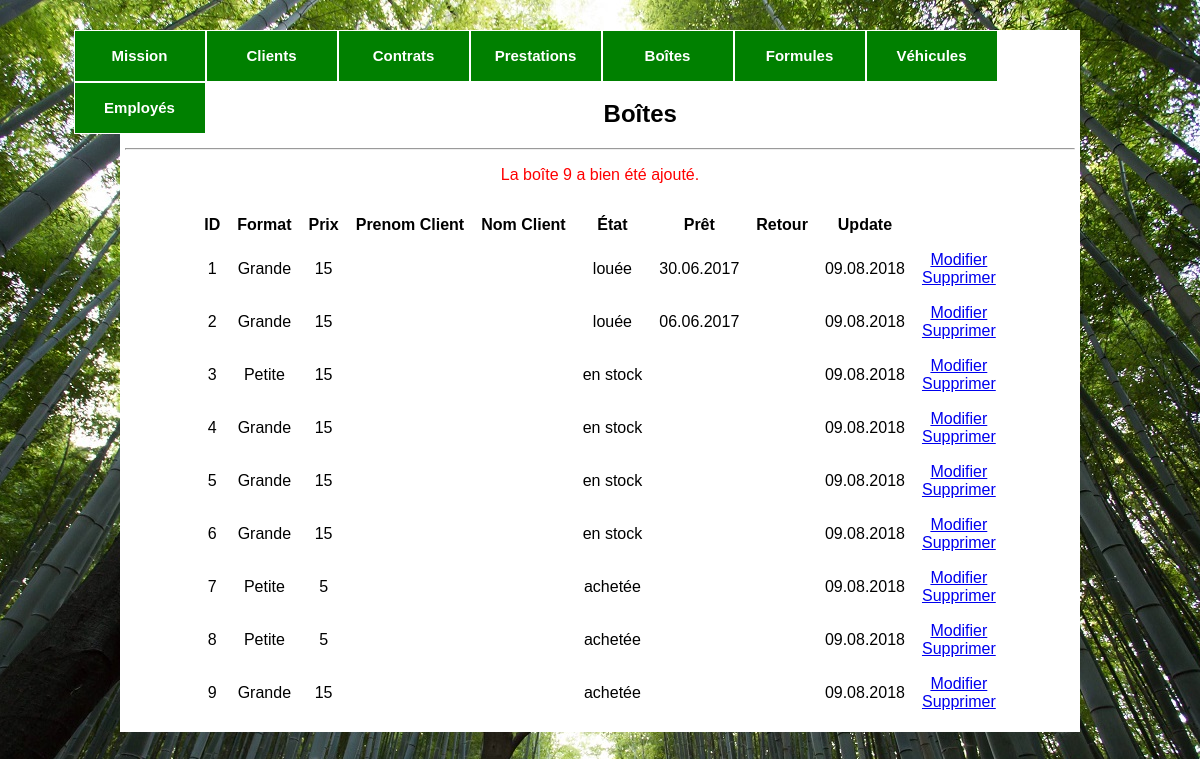
The app's page /boites.php?ajout_boite_id=9 with its own data.
### tables this page shows
CREATE TABLE IF NOT EXISTS `boite` (
  `boite_id` INT UNSIGNED NOT NULL AUTO_INCREMENT,
  `format_boite` VARCHAR(45) NOT NULL,
  `prix` INT(4) UNSIGNED NOT NULL,
  `client_id` INT UNSIGNED NULL,
  `etat` VARCHAR(9) NOT NULL,
  `date_pret` TIMESTAMP NULL,
  `date_retour` TIMESTAMP NULL,
  `last_update` TIMESTAMP NOT NULL DEFAULT CURRENT_TIMESTAMP,
  PRIMARY KEY (`boite_id`),
  UNIQUE INDEX `boite_id_UNIQUE` (`boite_id` ASC),
  INDEX `fk_boite_client1_idx` (`client_id` ASC),
  CONSTRAINT `fk_boite_client1`
    FOREIGN KEY (`client_id`)
    REFERENCES `client` (`client_id`)
    ON DELETE NO ACTION
    ON UPDATE NO ACTION);

### includes/include.php (called while the page is built, shortened)
<?php
    function connexion($requete, $type_req)
    {
        try
        {
            $connexion = new PDO('mysql:host=localhost; dbname=oust','root', 'root');
            $connexion->setAttribute(PDO::ATTR_ERRMODE, PDO::ERRMODE_EXCEPTION);
        }
        catch (Exception $e)
        {
            echo 'Une erreur est survenue lors de la connexion à la base de données.'.$e->getMessage();
            die();
        }
        if ($type_req == 'select')
        {
            $resultats = $connexion->query("$requete");
        }
        else
        {
            $resultats = $connexion->exec("$requete");
        }
        return $resultats;
    }
    function timestampToDate($timestamp)
    {
        $date = date('d.m.Y', strtotime(str_replace('-','/', $timestamp)));
        if ($date == '01.01.1970')
            $date = '';
        return $date;
    }
?>

### boites.php (the view, shortened to what this page needs)
<!DOCTYPE html>
<?php
    include ('includes/include.php');
    extract(@$_GET);
?>
<html lang="fr">
    <head>
        <link href="css/oust.css" rel="stylesheet" type="text/css" media="all">
    </head>
    <body>
	 <?php include 'menu.php'; ?>
        <div id ="wrapper" class="boites">
            <h2>Bo&icirctes</h2>
			<hr>
            <?php
                if (isset($ajout_boite_id))
                {
                    echo '<p id="erreur">
                            La boîte '.$ajout_boite_id.' a bien été ajouté.
                          </p>';
                }
            ?>
            <table align="center">
                <tr>
                    <th>ID</th>
                    <th>Format</th>
                    <th>Prix</th>
					<th>Prenom Client</th>
					<th>Nom Client</th>
                    <th>&Eacutetat</th>
                    <th>Pr&ecirct</th>
                    <th>Retour</th>
					<th>Update</th>
                </tr>
                <?php
                    $reqSQL = 'SELECT *
                               FROM client AS c
							   RIGHT JOIN boite AS b
							   ON b.client_id = c.client_id
							   ORDER BY boite_id';
                    $resSQL = connexion($reqSQL, 'select');
                    while (($ligneSQL = $resSQL->fetch()))
                    {
                        echo '<tr>
                              <td>'.$ligneSQL['boite_id'].'</td>
                              <td>'.$ligneSQL['format_boite'].'</td>
                              <td>'.$ligneSQL['prix'].'</td>
                              <td>'.$ligneSQL['nom'].'</td>
                              <td>'.$ligneSQL['prenom'].'</td>
                              <td>'.$ligneSQL['etat'].'</td>
                              <td>'.timestampToDate($ligneSQL['date_pret']).'</td>
                              <td>'.timestampToDate($ligneSQL['date_retour']).'</td>
                              <td>'.timestampToDate($ligneSQL['last_update']).'</td>
                              <td>
                                    <a href="gestionBoites.php?boite_id='.$ligneSQL['boite_id'].'"">
                                        Modifier
                                    </a>
                                    <br/>
                                    <a href="suppressionBoites.php?boite_id='.$ligneSQL['boite_id'].'">
                                        Supprimer
                                    </a>
                              </td>
                              </tr>';
                    }
                ?>
            </table>
        </div>
    </body>
</html>

### menu.php
<?php
echo'
<div id="menu">
	<ul>
		<li>
			<a href="missions.php">Mission</a>
			<ul>
                <li><a href="gestionMissions.php">Ajouter</a></li>
            </ul>
		</li>
        <li>
            <a href="clients.php">Clients</a>
			<ul>
                <li><a href="gestionClients.php">Ajouter</a></li>
            </ul>
		</li>
        <li>
            <a href="contrats.php">Contrats</a>
			<ul>
                <li><a href="gestionContrats.php">Ajouter</a></li>
            </ul>
		</li>
		  <li>
            <a href="affichePrestations.php">Prestations</a>
		</li>
        <li>
            <a href="boites.php">Boîtes</a>
            <ul>
                <li><a href="gestionBoites.php">Ajouter</a></li>
            </ul>
		</li>
        <li>
        <a href="formules.php">Formules</a>
		<ul>
                <li><a href="gestionFormules.php">Ajouter</a></li>
        </ul>
		</li>
        <li>
            <a href="vehicules.php">Véhicules</a>
            <ul>
                <li><a href="gestionVehicules.php">Ajouter</a></li>
            </ul>
		</li>
		<li>
            <a href="employes.php">Employés</a>
			<ul>
                <li><a href="gestionEmployes.php">Ajouter</a></li>
            </ul>
		</li>
    </ul>
</div>';
?>

### css/oust.css (style rules this page uses)
body { background-image: url("../images/background-arbre.jpg"); background-repeat: no-repeat; background-attachment: fixed; width: 100%; height: 100%; background-position: top center; position: relative; margin: auto; }
table { border-spacing: 15px; }
#wrapper { background: white; margin: auto; margin-top: 30px; margin-bottom: 30px; width: 792px; text-align: center; padding: 50px 5px 5px 5px; }
#wrapper.boites { width: 950px; }
#menu { width: 1053px; margin: 0 auto; font-weight : bold; font-size : 15px; }
#menu ul { padding : 0; margin: 0px 0px 0px 0px; list-style : none; line-height : 50px; text-align : center; }
#menu a { display : block; padding : 0; background : green; color : #fff; text-decoration : none; width: 130px; }
#menu li { float : left; border : 1px solid #fff; }
#erreur { text-align:center; color:red; }

### records on screen
boite: boite_id "1", format_boite "Grande", prix "15", etat "louée", date_pret "30.06.2017", last_update "09.08.2018"
boite: boite_id "2", format_boite "Grande", prix "15", etat "louée", date_pret "06.06.2017", last_update "09.08.2018"
boite: boite_id "3", format_boite "Petite", prix "15", etat "en stock", last_update "09.08.2018"
boite: boite_id "4", format_boite "Grande", prix "15", etat "en stock", last_update "09.08.2018"
boite: boite_id "5", format_boite "Grande", prix "15", etat "en stock", last_update "09.08.2018"
boite: boite_id "6", format_boite "Grande", prix "15", etat "en stock", last_update "09.08.2018"
boite: boite_id "7", format_boite "Petite", prix "5", etat "achetée", last_update "09.08.2018"
boite: boite_id "8", format_boite "Petite", prix "5", etat "achetée", last_update "09.08.2018"
boite: boite_id "9", format_boite "Grande", prix "15", etat "achetée", last_update "09.08.2018"

### other values on screen
$ajout_boite_id "9"
